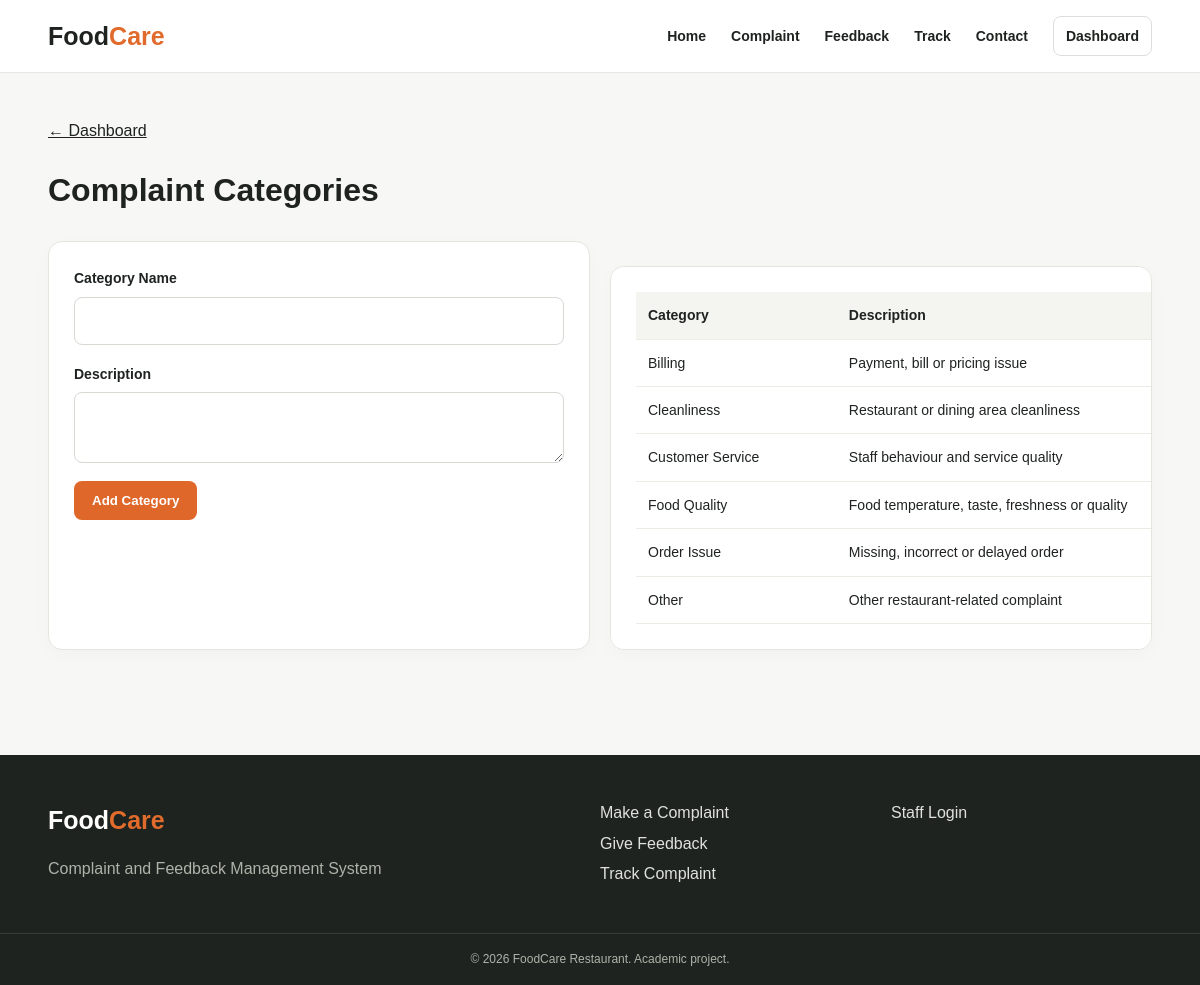
Screenshot of /admin/categories.php (signed in) with the database file from the repository.
### tables this page shows
CREATE TABLE categories (
    category_id INT AUTO_INCREMENT PRIMARY KEY,
    category_name VARCHAR(100) NOT NULL UNIQUE,
    description VARCHAR(255),
    is_active TINYINT(1) NOT NULL DEFAULT 1,
    created_at TIMESTAMP DEFAULT CURRENT_TIMESTAMP
);

### includes/functions.php (called while the page is built, shortened)
<?php
function e($value) { return htmlspecialchars((string)$value, ENT_QUOTES, "UTF-8"); }
function is_logged_in() { return !empty($_SESSION["user_id"]); }
?>

### admin/categories.php (the view, shortened to what this page needs)
<?php require_once "../includes/auth.php"; require_admin();
$db=db();$msg="";
$cats=$db->query("SELECT * FROM categories ORDER BY category_name")->fetchAll();
include "../includes/header.php"; ?>
<div class="dashboard container">
    <a href="dashboard.php">← Dashboard</a>
    <h1>Complaint Categories</h1><div class="two-col">
        <form class="form-card" method="post">
            <label>Category Name<input name="category_name" required></label>
            <label>Description<textarea name="description"></textarea></label>
            <button class="btn btn-primary">Add Category</button><?php if($msg): ?>
                <p class="success-text"><?= e($msg) ?></p><?php endif; ?>
            </form><div class="table-card"><table><tr><th>Category</th><th>Description</th></tr>
            <?php foreach($cats as $c): ?>
                <tr>
                    <td><?= e($c["category_name"]) ?></td>
                    <td><?= e($c["description"]) ?></td>
                </tr><?php endforeach; ?>
            </table></div></div></div>
<?php include "../includes/footer.php"; ?>

### includes/header.php
<?php
$base = "";
if (strpos($_SERVER["PHP_SELF"], "/admin/") !== false || strpos($_SERVER["PHP_SELF"], "/staff/") !== false) $base = "../";
?>
<!doctype html><html lang="en"><head><meta charset="utf-8"><meta name="viewport" content="width=device-width,initial-scale=1"><title>FoodCare Restaurant</title><link rel="stylesheet" href="<?= $base ?>css/style.css"></head><body>
<header class="site-header"><div class="nav container"><a class="logo" href="<?= $base ?>index.php">Food<span>Care</span></a><nav><a href="<?= $base ?>index.php">Home</a><a href="<?= $base ?>complaint.php">Complaint</a><a href="<?= $base ?>feedback.php">Feedback</a><a href="<?= $base ?>track.php">Track</a><a href="<?= $base ?>contact.php">Contact</a><?php if (is_logged_in()): ?><a class="login-link" href="<?= $base ?><?= $_SESSION["role"]==="admin"?"admin/dashboard.php":"staff/dashboard.php" ?>">Dashboard</a><?php endif; ?></nav><button class="menu-btn" onclick="toggleMenu()">☰</button></div></header>
<main>

### includes/footer.php
</main><footer><div class="container footer-inner"><div><a class="logo" href="index.php">Food<span>Care</span></a><p>Complaint and Feedback Management System</p></div><div><a href="complaint.php">Make a Complaint</a><a href="feedback.php">Give Feedback</a><a href="track.php">Track Complaint</a></div><div><a href="login.php">Staff Login</a></div></div><div class="copyright">© 2026 FoodCare Restaurant. Academic project.</div></footer><script src="<?= $base ?>js/script.js"></script></body></html>

### css/style.css (style rules this page uses)
* { box-sizing:border-box }
body { margin:0;font-family:Arial,Helvetica,sans-serif;background:#f7f7f5;color:#1f2320;line-height:1.6 }
a { color:inherit }
.container { width:min(1120px,92%);margin:auto }
.site-header { background:#fff;border-bottom:1px solid #e7e7e2;position:sticky;top:0;z-index:10 }
.nav { min-height:72px;display:flex;align-items:center;justify-content:space-between }
.logo { font-size:25px;font-weight:800;text-decoration:none }
.logo span { color:#e06b2c }
.nav nav { display:flex;gap:25px;align-items:center }
.nav nav a { text-decoration:none;font-weight:600;font-size:14px }
.login-link { border:1px solid #ddd;padding:8px 12px;border-radius:8px }
.btn { display:inline-block;padding:12px 18px;border:0;border-radius:8px;text-decoration:none;font-weight:700;cursor:pointer }
.btn-primary { background:#df6729;color:#fff }
.info-card,.form-card,.track-card,.table-card { background:#fff;border:1px solid #e5e5df;border-radius:14px;padding:25px;box-shadow:0 5px 20px #00000006 }
label { display:block;font-weight:700;font-size:14px }
input,select,textarea { display:block;width:100%;margin-top:7px;padding:12px;border:1px solid #d7d9d3;border-radius:8px;background:#fff;font:inherit }
textarea { resize:vertical }
.form-card>label { margin-bottom:18px }
.two-col { display:grid;grid-template-columns:1fr 1fr;gap:20px;margin:25px 0 }
.dashboard { padding:45px 0 80px }
.table-card { overflow:auto;margin-top:25px }
table { width:100%;border-collapse:collapse;min-width:650px }
th,td { text-align:left;padding:12px;border-bottom:1px solid #ecece7;font-size:14px }
th { background:#f4f4f0 }
footer { background:#1e231f;color:#dfe2dc;padding-top:40px }
.footer-inner { display:grid;grid-template-columns:2fr 1fr 1fr;gap:30px;padding-bottom:35px }
.footer-inner a { display:block;text-decoration:none;margin:5px 0 }
.footer-inner .logo { color:white }
.footer-inner p { color:#aeb3aa }
.copyright { text-align:center;border-top:1px solid #373b36;padding:16px;font-size:12px;color:#aeb3aa }

### rows the page displays
categories: category_name "Billing", description "Payment, bill or pricing issue"
categories: category_name "Cleanliness", description "Restaurant or dining area cleanliness"
categories: category_name "Customer Service", description "Staff behaviour and service quality"
categories: category_name "Food Quality", description "Food temperature, taste, freshness or quality"
categories: category_name "Order Issue", description "Missing, incorrect or delayed order"
categories: category_name "Other", description "Other restaurant-related complaint"
